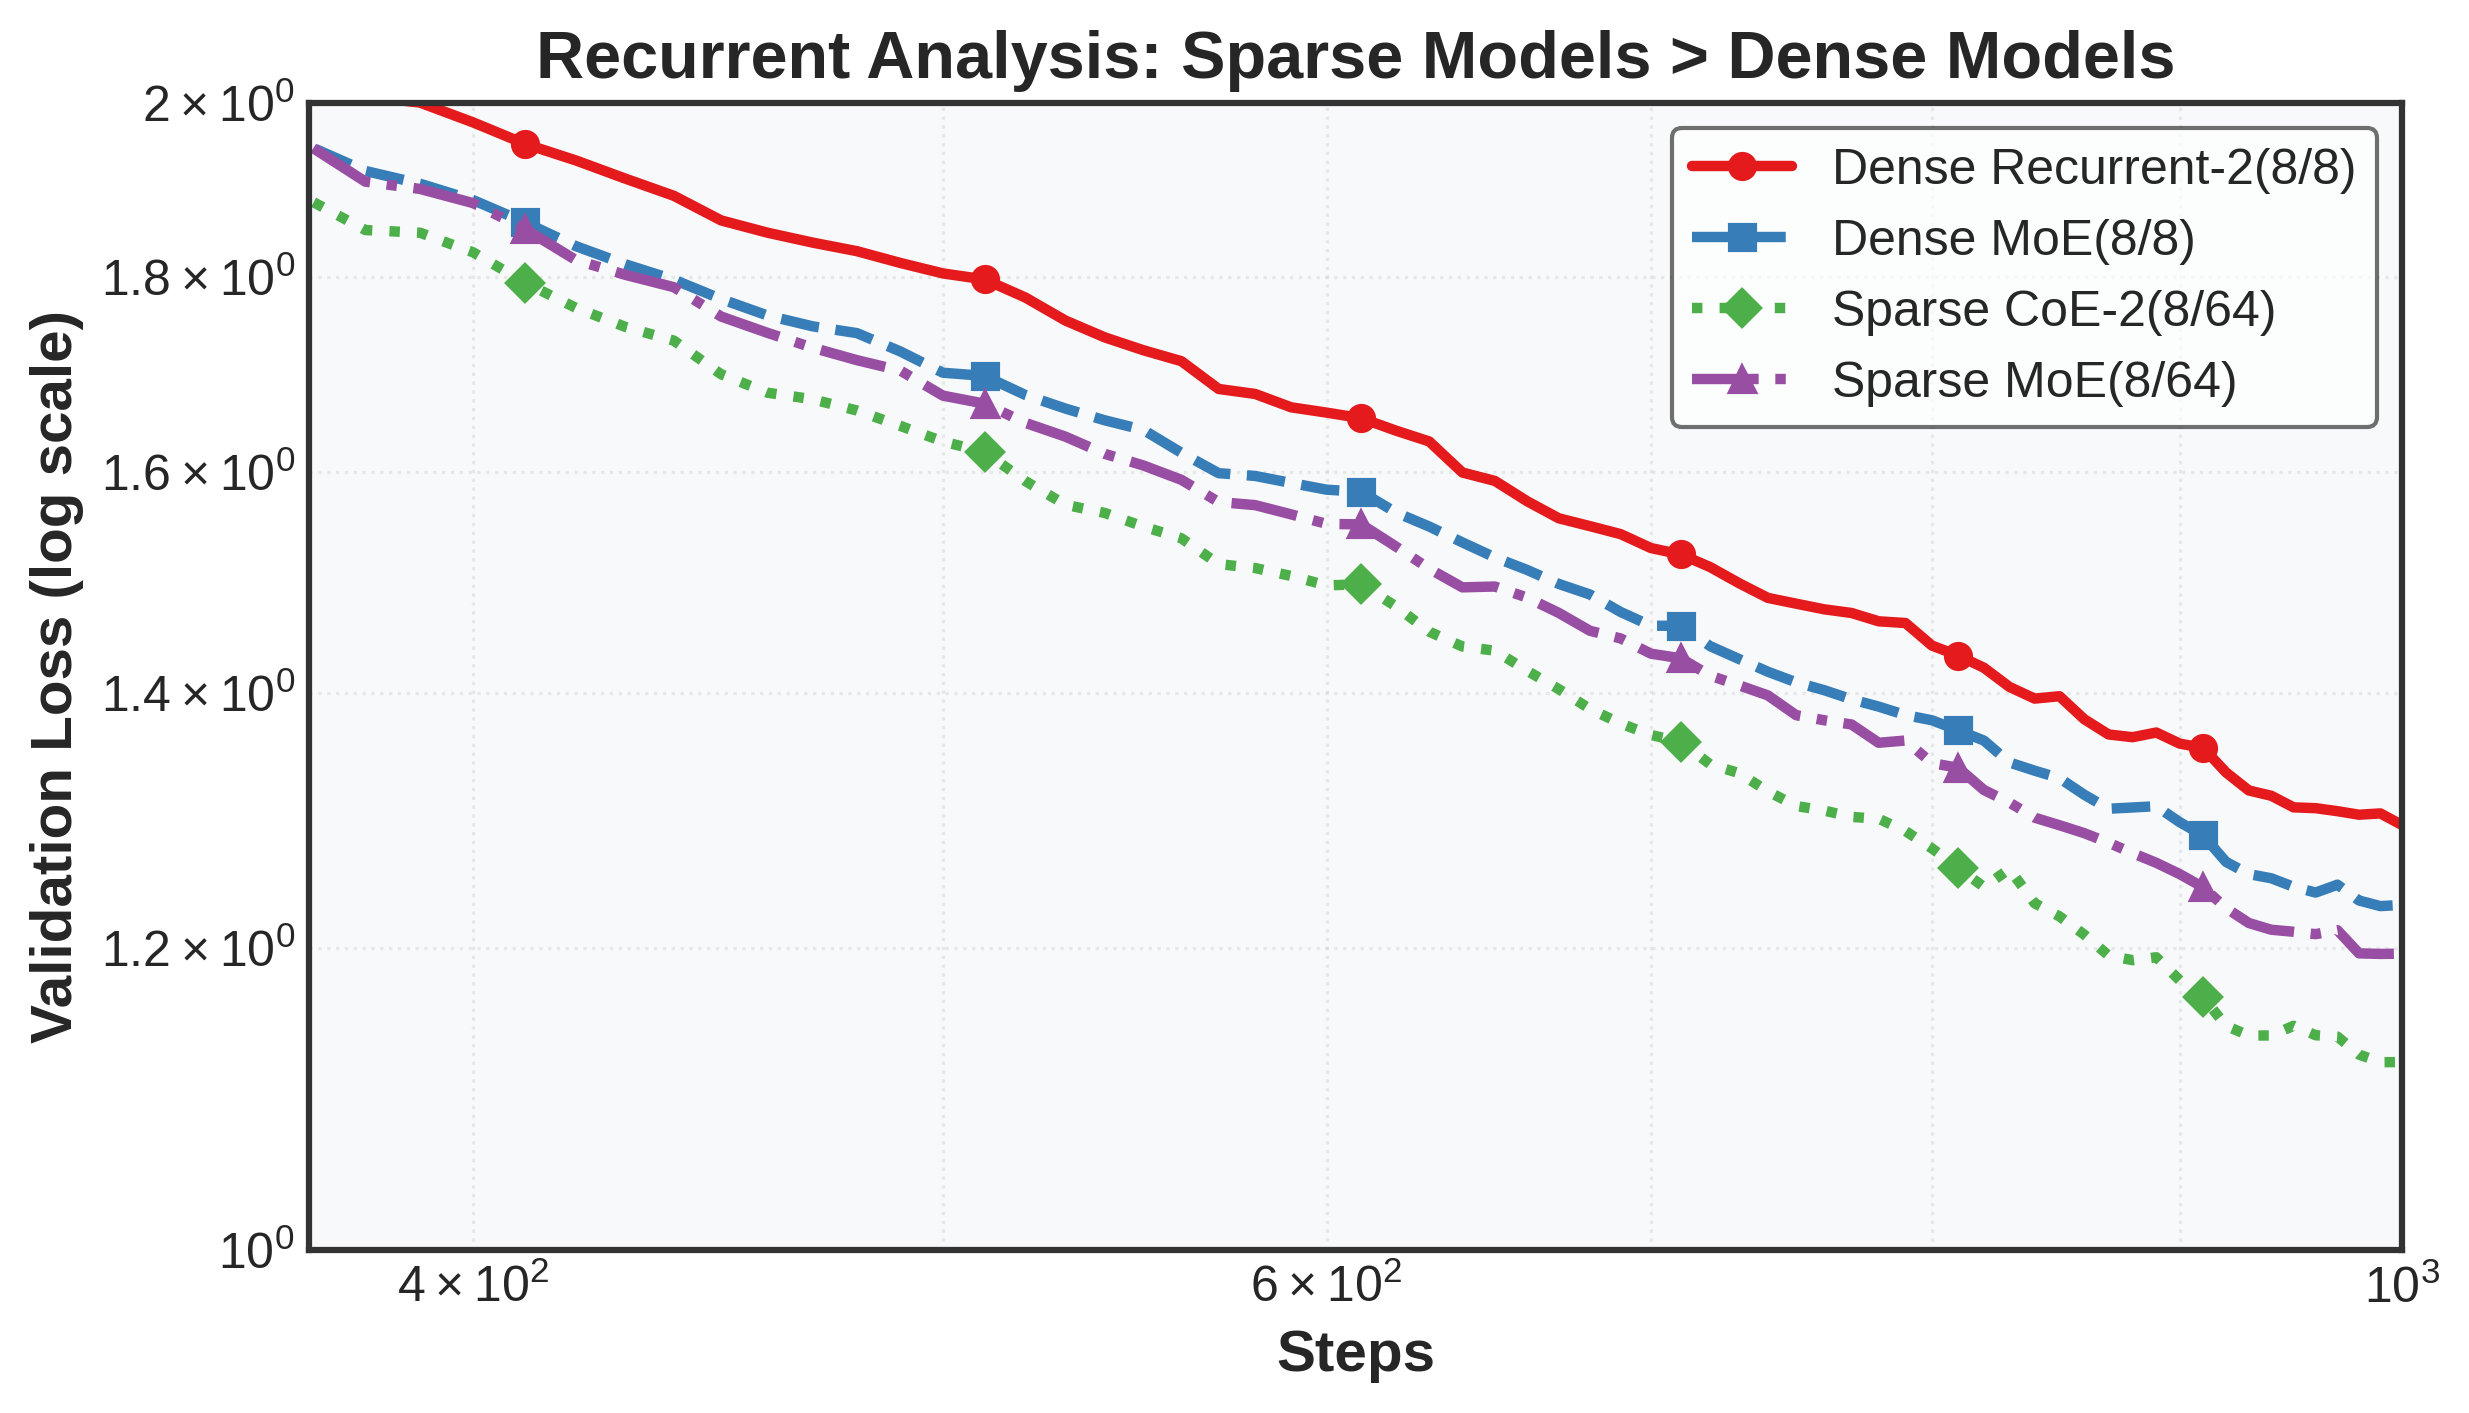

The Python source for this figure:
import matplotlib.pyplot as plt
import numpy as np
import matplotlib as mpl
import pandas as pd

plt.style.use('seaborn-v0_8-whitegrid')
mpl.rcParams['font.size'] = 12
mpl.rcParams['axes.linewidth'] = 1.5
mpl.rcParams['axes.edgecolor'] = '#333333'

fig, ax = plt.subplots(figsize=(12*0.7, 7*0.7))
data = pd.read_csv('data6.tsv', sep='\t')

data.columns = [col.strip() for col in data.columns]

steps = data['Step'].values

methods = [
    'dsv2_coe_3-ds_8ept-8tpk-2itr - val/loss',    # dense2
    'dsv2_coe_3-ds_8ept-8tpk-1itr - val/loss',    # dense1
    'dsv2_coe_3-cc_64ept-8tpk-2itr - val/loss',   # sparse2
    'dsv2_coe_3-fl_64ept-8tpk-1itr - val/loss'    # sparse1
]

labels = [
    'Dense Recurrent-2(8/8)',
    'Dense MoE(8/8)',
    'Sparse CoE-2(8/64)',
    'Sparse MoE(8/64)'
]

colors = ['#e41a1c', '#377eb8', '#4daf4a', '#984ea3']
markers = ['o', 's', 'D', '^']
linestyles = ['-', '--', ':', '-.']

for i, (method, label) in enumerate(zip(methods, labels)):
    if method in data.columns:
        ax.loglog(steps, data[method].values, 
                 label=label, 
                 linestyle=linestyles[i], 
                 linewidth=2.5,
                 marker=markers[i],
                 markersize=6,
                 markevery=10,
                 color=colors[i])

ax.set_xlabel('Steps', fontweight='bold', fontsize=14)
ax.set_ylabel('Validation Loss (log scale)', fontweight='bold', fontsize=14)
ax.set_title('Recurrent Analysis: Sparse Models > Dense Models', fontweight='bold', fontsize=16)
ax.legend(frameon=True, fontsize=12, framealpha=0.7, edgecolor='#333333', loc='upper right')
ax.grid(True, which='minor', linestyle=':', alpha=0.4)
ax.grid(True, which='major', linestyle='-', alpha=0.5)

ax.set_xlim(370, 1000)
ax.set_ylim(1, 2)

ax.set_facecolor('#f8f9fa')

plt.tight_layout()
plt.savefig('plot_dense.png', dpi=300, bbox_inches='tight')
plt.show()